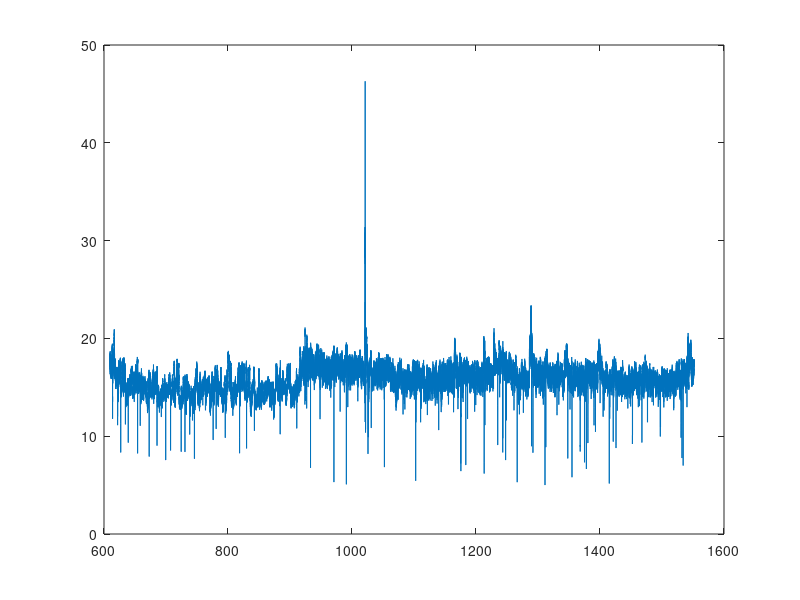

MATLAB code to generate this figure: (Note: this script raises an error after producing the figure.)
close all;

load trial2;

%% Plotting signal
figure;
plot(time, lpd);

vline(db.start);
vline(db.end);

vline(concwt.start);
vline(concwt.end);

vline(inccwt.start);
vline(inccwt.end);

ylabel("Left Pupil Size", "FontSize", 20);
xlabel("Time (s)", "FontSize", 20);

%% Plotting histogram
db_lpd = lpd(time > db.start & time < db.end);
concwt_lpd = lpd(time > concwt.start & time < concwt.end);
inccwt_lpd = lpd(time > inccwt.start & time < inccwt.end);

db_lpd = validateRange(db_lpd);
concwt_lpd = validateRange(concwt_lpd);
inccwt_lpd = validateRange(inccwt_lpd);

[f_db,x_db] = ksdensity(db_lpd);
[f_concwt,x_concwt] = ksdensity(concwt_lpd); 
[f_inccwt,x_inccwt] = ksdensity(inccwt_lpd); 

figure;
plot(x_db, f_db, 'b', 'LineWidth', 1); title ('Typing Task'); hold on;
plot(x_concwt, f_concwt, 'r', 'LineWidth', 1); hold on;
plot(x_inccwt, f_inccwt, 'k', 'LineWidth', 1);
legend('DB', 'Cong. CWT', 'Incong. CWT');

% figure;
% subplot(1,3,1); hist(db_lpd, 20);
% subplot(1,3,2); hist(concwt_lpd, 20);
% subplot(1,3,3); hist(inccwt_lpd, 20);

function values = validateRange(values)
    values(values > 30) = [];
end
